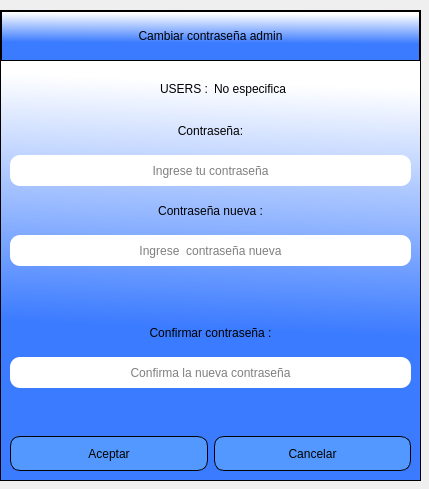
<?xml version="1.0" encoding="UTF-8"?>
<ui version="4.0">
 <class>changes_password</class>
 <widget class="QDialog" name="changes_password">
  <property name="geometry">
   <rect>
    <x>0</x>
    <y>0</y>
    <width>429</width>
    <height>489</height>
   </rect>
  </property>
  <property name="windowTitle">
   <string>Dialog</string>
  </property>
  <property name="styleSheet">
   <string notr="true"/>
  </property>
  <widget class="QFrame" name="frame_contenedor">
   <property name="geometry">
    <rect>
     <x>0</x>
     <y>10</y>
     <width>421</width>
     <height>471</height>
    </rect>
   </property>
   <property name="styleSheet">
    <string notr="true">QFrame{
border: 1px solid rgb(0, 0, 0) ;
background-color: qlineargradient(spread:pad, x1:0.409318, y1:0.636, x2:0.432, y2:0.0454545, stop:0 rgba(59, 123, 255, 255), stop:1 rgba(255, 255, 255, 255));
}

QLabel{
	border: 0px ;
	font: 12pt &quot;MS Shell Dlg 2&quot;;
	background-color: rgba( 255, 255, 255, 0% );
}

QPushButton{
background-color: rgb(83, 152, 255);
border-radius:10px;
border:1px solid rgb(0, 0, 0) ;
font: 87 10pt &quot;Segoe UI Black&quot;}
QPushButton:hover{
border-radius:10px;
border:1px solid rgb(0, 0, 0) ;
background-color:white;
font: 87 10pt &quot;Segoe UI Black&quot;}</string>
   </property>
   <property name="frameShape">
    <enum>QFrame::StyledPanel</enum>
   </property>
   <property name="frameShadow">
    <enum>QFrame::Raised</enum>
   </property>
   <layout class="QVBoxLayout" name="verticalLayout">
    <property name="spacing">
     <number>0</number>
    </property>
    <property name="leftMargin">
     <number>0</number>
    </property>
    <property name="topMargin">
     <number>0</number>
    </property>
    <property name="rightMargin">
     <number>0</number>
    </property>
    <property name="bottomMargin">
     <number>0</number>
    </property>
    <item>
     <widget class="QFrame" name="frame_superior">
      <property name="maximumSize">
       <size>
        <width>16777215</width>
        <height>50</height>
       </size>
      </property>
      <property name="frameShape">
       <enum>QFrame::StyledPanel</enum>
      </property>
      <property name="frameShadow">
       <enum>QFrame::Raised</enum>
      </property>
      <layout class="QHBoxLayout" name="horizontalLayout">
       <item>
        <widget class="QLabel" name="label">
         <property name="styleSheet">
          <string notr="true">font: 16pt &quot;MS Shell Dlg 2&quot;;
color: rgb(0, 0, 0);</string>
         </property>
         <property name="text">
          <string>Cambiar contraseña admin</string>
         </property>
         <property name="alignment">
          <set>Qt::AlignCenter</set>
         </property>
        </widget>
       </item>
      </layout>
     </widget>
    </item>
    <item>
     <widget class="QFrame" name="frame_control">
      <property name="styleSheet">
       <string notr="true">border:none;</string>
      </property>
      <property name="frameShape">
       <enum>QFrame::StyledPanel</enum>
      </property>
      <property name="frameShadow">
       <enum>QFrame::Raised</enum>
      </property>
      <layout class="QVBoxLayout" name="verticalLayout_2">
       <item>
        <layout class="QHBoxLayout" name="horizontalLayout_2">
         <item>
          <widget class="QLabel" name="label_5">
           <property name="minimumSize">
            <size>
             <width>0</width>
             <height>31</height>
            </size>
           </property>
           <property name="text">
            <string>USERS :</string>
           </property>
           <property name="alignment">
            <set>Qt::AlignRight|Qt::AlignTrailing|Qt::AlignVCenter</set>
           </property>
          </widget>
         </item>
         <item>
          <widget class="QLabel" name="label_users_name">
           <property name="minimumSize">
            <size>
             <width>0</width>
             <height>31</height>
            </size>
           </property>
           <property name="text">
            <string>No especifica</string>
           </property>
           <property name="alignment">
            <set>Qt::AlignLeading|Qt::AlignLeft|Qt::AlignVCenter</set>
           </property>
          </widget>
         </item>
        </layout>
       </item>
       <item>
        <widget class="QLabel" name="label_2">
         <property name="minimumSize">
          <size>
           <width>0</width>
           <height>31</height>
          </size>
         </property>
         <property name="text">
          <string>Contraseña:</string>
         </property>
         <property name="alignment">
          <set>Qt::AlignCenter</set>
         </property>
        </widget>
       </item>
       <item>
        <widget class="QLineEdit" name="lndt_password">
         <property name="minimumSize">
          <size>
           <width>0</width>
           <height>31</height>
          </size>
         </property>
         <property name="styleSheet">
          <string notr="true">border-radius:10px;
font: 75 12pt &quot;Arial&quot;;
background-color: rgb(255, 255, 255);
border:0px;

</string>
         </property>
         <property name="echoMode">
          <enum>QLineEdit::Normal</enum>
         </property>
         <property name="alignment">
          <set>Qt::AlignCenter</set>
         </property>
         <property name="placeholderText">
          <string>Ingrese tu contraseña</string>
         </property>
        </widget>
       </item>
       <item>
        <widget class="QLabel" name="label_3">
         <property name="minimumSize">
          <size>
           <width>0</width>
           <height>31</height>
          </size>
         </property>
         <property name="text">
          <string>Contraseña nueva :</string>
         </property>
         <property name="alignment">
          <set>Qt::AlignCenter</set>
         </property>
        </widget>
       </item>
       <item>
        <widget class="QLineEdit" name="new_password">
         <property name="minimumSize">
          <size>
           <width>0</width>
           <height>31</height>
          </size>
         </property>
         <property name="styleSheet">
          <string notr="true">border-radius:10px;
font: 75 12pt &quot;Arial&quot;;
background-color: rgb(255, 255, 255);
border:0px;</string>
         </property>
         <property name="echoMode">
          <enum>QLineEdit::Normal</enum>
         </property>
         <property name="alignment">
          <set>Qt::AlignCenter</set>
         </property>
         <property name="placeholderText">
          <string>Ingrese  contraseña nueva</string>
         </property>
        </widget>
       </item>
       <item>
        <widget class="QLabel" name="label_verificate">
         <property name="styleSheet">
          <string notr="true">background-color: rgba(0,0,0,0%);
color: rgb(255, 0, 0);
border:0px;
font: 75 12pt &quot;MS Shell Dlg 2&quot;;</string>
         </property>
         <property name="text">
          <string/>
         </property>
         <property name="alignment">
          <set>Qt::AlignCenter</set>
         </property>
        </widget>
       </item>
       <item>
        <widget class="QLabel" name="label_4">
         <property name="minimumSize">
          <size>
           <width>0</width>
           <height>31</height>
          </size>
         </property>
         <property name="text">
          <string>Confirmar contraseña :</string>
         </property>
         <property name="alignment">
          <set>Qt::AlignCenter</set>
         </property>
        </widget>
       </item>
       <item>
        <widget class="QLineEdit" name="confirm_new_password">
         <property name="minimumSize">
          <size>
           <width>0</width>
           <height>31</height>
          </size>
         </property>
         <property name="styleSheet">
          <string notr="true">border-radius:10px;
font: 75 12pt &quot;Arial&quot;;
background-color: rgb(255, 255, 255);
border:0px;</string>
         </property>
         <property name="echoMode">
          <enum>QLineEdit::Normal</enum>
         </property>
         <property name="alignment">
          <set>Qt::AlignCenter</set>
         </property>
         <property name="placeholderText">
          <string>Confirma la nueva contraseña</string>
         </property>
        </widget>
       </item>
       <item>
        <widget class="QLabel" name="confirm_contrasena_incorrecta">
         <property name="font">
          <font>
           <family>MS Shell Dlg 2</family>
           <pointsize>12</pointsize>
           <weight>9</weight>
           <italic>false</italic>
           <bold>false</bold>
          </font>
         </property>
         <property name="styleSheet">
          <string notr="true">background-color: rgba(0,0,0,0%);
color: rgb(255, 0, 0);
border:0px;
font: 75 12pt &quot;MS Shell Dlg 2&quot;;</string>
         </property>
         <property name="text">
          <string/>
         </property>
         <property name="alignment">
          <set>Qt::AlignCenter</set>
         </property>
        </widget>
       </item>
       <item>
        <layout class="QHBoxLayout" name="horizontalLayout_3">
         <item>
          <widget class="QPushButton" name="btn_aceptar">
           <property name="minimumSize">
            <size>
             <width>0</width>
             <height>35</height>
            </size>
           </property>
           <property name="styleSheet">
            <string notr="true">border: 1px solid rgb(0, 0, 0) ;</string>
           </property>
           <property name="text">
            <string>Aceptar</string>
           </property>
          </widget>
         </item>
         <item>
          <widget class="QPushButton" name="btn_cancelar">
           <property name="minimumSize">
            <size>
             <width>0</width>
             <height>35</height>
            </size>
           </property>
           <property name="styleSheet">
            <string notr="true">border: 1px solid rgb(0, 0, 0) ;</string>
           </property>
           <property name="text">
            <string>Cancelar</string>
           </property>
          </widget>
         </item>
        </layout>
       </item>
      </layout>
     </widget>
    </item>
   </layout>
  </widget>
 </widget>
 <resources/>
 <connections/>
</ui>
